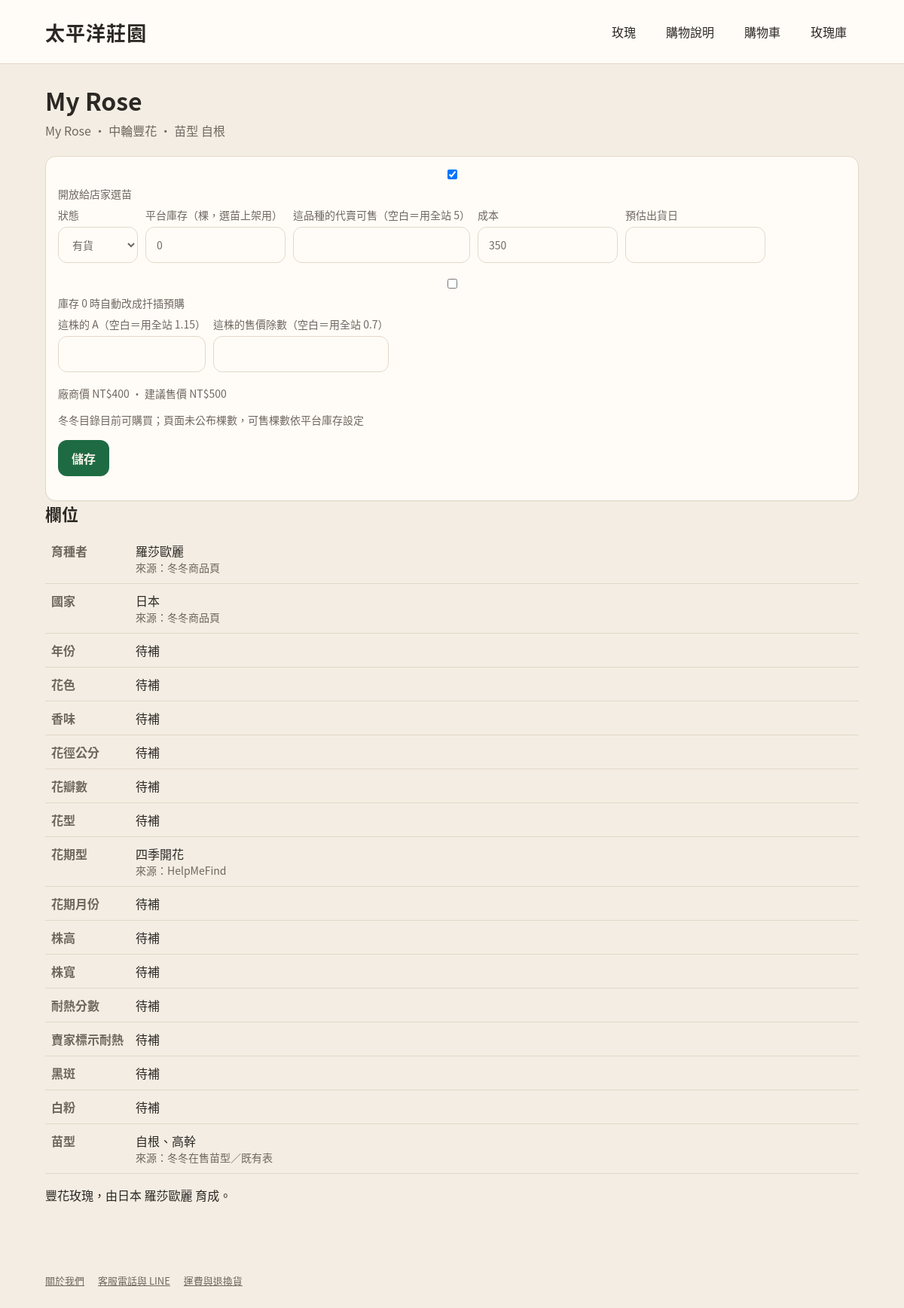
The app's page /garden/admin/rose/295 (signed in) with its own data.
### tables this page shows
CREATE TABLE rose_offers (
  id INTEGER PRIMARY KEY,
  variety_id INTEGER NOT NULL,
  supplier_sku TEXT NOT NULL UNIQUE,
  list_name TEXT NOT NULL,
  seedling TEXT NOT NULL DEFAULT '待補',
  cost_twd INTEGER,
  platform_stock INTEGER NOT NULL DEFAULT 0,
  offer_state TEXT NOT NULL DEFAULT '有貨',
  auto_preorder INTEGER NOT NULL DEFAULT 0,
  eta TEXT NOT NULL DEFAULT '',
  stock_note TEXT NOT NULL DEFAULT '',
  photo TEXT NOT NULL DEFAULT '',
  menu_label TEXT NOT NULL DEFAULT '',
  instock_at_import INTEGER NOT NULL DEFAULT 0,
  consigned_product_id INTEGER,
  FOREIGN KEY (variety_id) REFERENCES rose_varieties(id)
);

CREATE TABLE rose_varieties (
  id INTEGER PRIMARY KEY,
  variety_key TEXT NOT NULL UNIQUE,
  name_zh TEXT NOT NULL,
  name_orig TEXT NOT NULL DEFAULT '待補',
  aliases TEXT NOT NULL DEFAULT '待補',
  reg_name TEXT NOT NULL DEFAULT '待補',
  class_main TEXT NOT NULL DEFAULT '待補',
  class_intl TEXT NOT NULL DEFAULT '待補',
  ogr_class TEXT NOT NULL DEFAULT '待補',
  series TEXT NOT NULL DEFAULT '待補',
  breeder TEXT NOT NULL DEFAULT '待補',
  breeder_country TEXT NOT NULL DEFAULT '待補',
  year TEXT NOT NULL DEFAULT '待補',
  color_group TEXT NOT NULL DEFAULT '待補',
  color_desc TEXT NOT NULL DEFAULT '待補',
  fragrance TEXT NOT NULL DEFAULT '待補',
  scent_type TEXT NOT NULL DEFAULT '待補',
  flower_dia_cm TEXT NOT NULL DEFAULT '待補',
  flower_size TEXT NOT NULL DEFAULT '待補',
  petals TEXT NOT NULL DEFAULT '待補',
  doubleness TEXT NOT NULL DEFAULT '待補',
  form TEXT NOT NULL DEFAULT '待補',
  inflorescence TEXT NOT NULL DEFAULT '待補',
  bloom_habit TEXT NOT NULL DEFAULT '待補',
  bloom_months TEXT NOT NULL DEFAULT '待補',
  height_cm TEXT NOT NULL DEFAULT '待補',
  width_cm TEXT NOT NULL DEFAULT '待補',
  growth_habit TEXT NOT NULL DEFAULT '待補',
  disease_bs TEXT NOT NULL DEFAULT '待補',
  disease_pm TEXT NOT NULL DEFAULT '待補',
  heat_tw TEXT NOT NULL DEFAULT '待補',
  heat_flag TEXT NOT NULL DEFAULT '待補',
  shade TEXT NOT NULL DEFAULT '待補',
  usda_zone TEXT NOT NULL DEFAULT '待補',
  uses TEXT NOT NULL DEFAULT '待補',
  thorns TEXT NOT NULL DEFAULT '待補',
  awards TEXT NOT NULL DEFAULT '待補',
  pvr TEXT NOT NULL DEFAULT '待補',
  seedling_types TEXT NOT NULL DEFAULT '待補',
  description TEXT NOT NULL DEFAULT '',
  listed INTEGER NOT NULL DEFAULT 0,
  multiplier_a REAL,
  retail_divisor REAL,
  sources_json TEXT NOT NULL DEFAULT '{}',
  updated_at TEXT NOT NULL
, consign_stock INTEGER, legacy_id INTEGER);

CREATE TABLE settings (
  key TEXT PRIMARY KEY,
  value TEXT NOT NULL
);

### src/bootstrap.php (called while the page is built, shortened)
<?php
function garden_root(): string
{
    return dirname(__DIR__);
}
function garden_config(): array
{
    static $cfg = null;
    if (is_array($cfg)) {
        return $cfg;
    }
    $cfg = [
        'db' => garden_root() . '/data/garden.sqlite',
        'payment' => 'mock',
        'base_path' => '/garden',
        'phone' => '0937667917',
        'line' => '@a0937667917',
        'host' => 'seasideresort.com.tw',
    ];
    $cfg['payment'] = 'mock';
    return $cfg;
}
function db_path(): string
{
    return garden_config()['db'];
}
function base_path(): string
{
    $base = garden_config()['base_path'];
    $base = '/' . trim($base, '/');
    return $base === '/' ? '' : $base;
}
function url(string $path = '/'): string
{
    $path = '/' . ltrim($path, '/');
    $base = base_path();
    if ($path === '/') {
        return $base === '' ? '/' : $base . '/';
    }
    return $base . $path;
}
function db(): PDO
{
    static $pdo = null;
    if ($pdo instanceof PDO) {
        return $pdo;
    }
    $path = db_path();
    $pdo = new PDO('sqlite:' . $path, null, null, [
        PDO::ATTR_ERRMODE => PDO::ERRMODE_EXCEPTION,
        PDO::ATTR_DEFAULT_FETCH_MODE => PDO::FETCH_ASSOC,
    ]);
    $pdo->exec('PRAGMA foreign_keys = ON');
    ensure_schema($pdo);
    return $pdo;
}
function h(?string $value): string
{
    return htmlspecialchars((string) $value, ENT_QUOTES | ENT_SUBSTITUTE, 'UTF-8');
}
function money(int $n): string
{
    return 'NT$' . number_format($n);
}
function round10(float $n): int
{
    return (int) (round($n / 10) * 10);
}
function categories(): array
{
    return [
        ['code' => 'HT', 'name' => '大輪直立', 'group' => '玫瑰', 'blurb' => ''],
        ['code' => 'FL', 'name' => '中輪豐花', 'group' => '玫瑰', 'blurb' => ''],
        ['code' => 'MIN', 'name' => '迷你', 'group' => '玫瑰', 'blurb' => ''],
        ['code' => 'SHR', 'name' => '灌木', 'group' => '玫瑰', 'blurb' => '英國玫瑰以育種者辨認，歸在灌木。'],
        ['code' => 'GC', 'name' => '地被', 'group' => '玫瑰', 'blurb' => ''],
        ['code' => 'CL', 'name' => '小型藤本', 'group' => '玫瑰', 'blurb' => '枝條較短，適合拱門與柱子，一般約可爬 2–3 公尺。'],
        ['code' => 'RA', 'name' => '蔓性藤本', 'group' => '玫瑰', 'blurb' => '枝條長而軟，適合籬笆與棚架整片披覆。'],
        ['code' => 'OGR', 'name' => '古典玫瑰', 'group' => '玫瑰', 'blurb' => ''],
        ['code' => 'SP', 'name' => '原種', 'group' => '玫瑰', 'blurb' => ''],
        ['code' => 'RS', 'name' => '砧木與繁殖材料', 'group' => '砧木與繁殖材料', 'blurb' => ''],
    ];
}
function category_name(string $code): string
{
    foreach (categories() as $cat) {
        if ($cat['code'] === $code) {
            return $cat['name'];
        }
    }
    return $code === '' ? PENDING : $code;
}
function ensure_schema(PDO $pdo): void
{
    $defaults = [
        'multiplier_a' => '1.15',
        'retail_divisor' => '0.7',
        'round_to' => '10',
        'min_batch' => '1',
        'consign_stock_default' => '5',
    ];
    $ins = $pdo->prepare('INSERT OR IGNORE INTO settings (key, value) VALUES (?, ?)');
    foreach ($defaults as $k => $v) {
        $ins->execute([$k, $v]);
    }
    $cols = array_column($pdo->query('PRAGMA table_info(rose_varieties)')->fetchAll(), 'name');
    $pcols = array_column($pdo->query('PRAGMA table_info(products)')->fetchAll(), 'name');
    garden_add_column($pdo, 'products', 'ship_month', 'ship_month TEXT NOT NULL DEFAULT \'\'');
    garden_add_column($pdo, 'products', 'legacy_id', 'legacy_id INTEGER');
    garden_add_column($pdo, 'vendors', 'bank_name', 'bank_name TEXT NOT NULL DEFAULT \'\'');
    garden_add_column($pdo, 'vendors', 'bank_code', 'bank_code TEXT NOT NULL DEFAULT \'\'');
    garden_add_column($pdo, 'vendors', 'account_no', 'account_no TEXT NOT NULL DEFAULT \'\'');
    garden_add_column($pdo, 'vendors', 'account_name', 'account_name TEXT NOT NULL DEFAULT \'\'');
    garden_add_column($pdo, 'vendors', 'pay_days', 'pay_days INTEGER');
    garden_add_column($pdo, 'vendors', 'legacy_id', 'legacy_id INTEGER');
    garden_add_column($pdo, 'orders', 'buyer_name', 'buyer_name TEXT NOT NULL DEFAULT \'\'');
    garden_add_column($pdo, 'orders', 'buyer_phone', 'buyer_phone TEXT NOT NULL DEFAULT \'\'');
    garden_add_column($pdo, 'orders', 'buyer_address', 'buyer_address TEXT NOT NULL DEFAULT \'\'');
    garden_add_column($pdo, 'orders', 'pay_method', 'pay_method TEXT NOT NULL DEFAULT \'\'');
    garden_add_column($pdo, 'orders', 'pay_last5', 'pay_last5 TEXT NOT NULL DEFAULT \'\'');
    garden_add_column($pdo, 'orders', 'pay_deadline', 'pay_deadline TEXT NOT NULL DEFAULT \'\'');
    garden_add_column($pdo, 'orders', 'pay_status', 'pay_status TEXT NOT NULL DEFAULT \'\'');
    garden_add_column($pdo, 'orders', 'legacy_id', 'legacy_id INTEGER');
    garden_add_column($pdo, 'rose_varieties', 'legacy_id', 'legacy_id INTEGER');
}
function garden_add_column(PDO $pdo, string $table, string $column, string $definition): void
{
    $cols = array_column($pdo->query('PRAGMA table_info(' . $table . ')')->fetchAll(), 'name');
}
function setting(string $key): string
{
    $stmt = db()->prepare('SELECT value FROM settings WHERE key = ?');
    $stmt->execute([$key]);
    $v = $stmt->fetchColumn();
    return $v === false ? '' : (string) $v;
}
function current_user(): ?array
{
    return $_SESSION['user'] ?? null;
}
function offer_prices(array $offer, array $variety): array
{
    $cost = $offer['cost_twd'];
    $cost = (int) $cost;
    $a = $variety['multiplier_a'] !== null && $variety['multiplier_a'] !== ''
        ? (float) $variety['multiplier_a']
        : (float) setting('multiplier_a');
    $div = $variety['retail_divisor'] !== null && $variety['retail_divisor'] !== ''
        ? (float) $variety['retail_divisor']
        : (float) setting('retail_divisor');
    return [
        'cost' => $cost,
        'vendor' => round10($cost * $a),
        'retail' => round10($cost / $div),
    ];
}
function cart_items(): array
{
    return $_SESSION['cart'] ?? [];
}
function render(string $view, array $data = []): void
{
    $data['user'] = current_user();
    $data['cartCount'] = array_sum(cart_items());
    extract($data, EXTR_SKIP);
    include garden_root() . '/views/' . $view . '.php';
    include garden_root() . '/views/layout.php';
}

### views/admin_rose.php (the view, shortened to what this page needs)
<?php $prices = offer_prices($offer, $offer); ?>
<h1><?= h($offer['name_zh']) ?></h1>
<p class="lede"><?= h($offer['name_orig']) ?> · <?= h(category_name((string) $offer['class_main'])) ?> · 苗型 <?= h($offer['seedling']) ?></p>
<form method="post" action="<?= h(url('/admin/rose/' . (int) $offer['offer_id'])) ?>" class="card pad">
  <label class="f"><input type="checkbox" name="listed" value="1" <?= (int) $offer['listed'] === 1 ? 'checked' : '' ?>> 開放給店家選苗</label>
  <div class="filters">
    <label class="f">狀態
      <select name="offer_state">
        <?php foreach (['有貨','扦插預購','完售','停止'] as $st): ?>
          <option <?= $offer['offer_state'] === $st ? 'selected' : '' ?>><?= h($st) ?></option>
        <?php endforeach; ?>
      </select>
    </label>
    <label class="f">平台庫存（棵，選苗上架用）<input type="number" name="platform_stock" value="<?= (int) $offer['platform_stock'] ?>"></label>
    <label class="f">這品種的代賣可售（空白＝用全站 <?= h(setting('consign_stock_default')) ?>）
      <input type="number" name="consign_stock" min="0" value="<?= h((string) ($offer['consign_stock'] ?? '')) ?>">
    </label>
    <label class="f">成本<input type="number" name="cost_twd" value="<?= h((string) ($offer['cost_twd'] ?? '')) ?>"></label>
    <label class="f">預估出貨日<input type="text" name="eta" value="<?= h($offer['eta']) ?>"></label>
  </div>
  <label class="f"><input type="checkbox" name="auto_preorder" value="1" <?= (int) $offer['auto_preorder'] === 1 ? 'checked' : '' ?>> 庫存 0 時自動改成扦插預購</label>
  <div class="filters">
    <label class="f">這株的 A（空白＝用全站 <?= h(setting('multiplier_a')) ?>）
      <input type="text" name="multiplier_a" value="<?= h((string) ($offer['multiplier_a'] ?? '')) ?>">
    </label>
    <label class="f">這株的售價除數（空白＝用全站 <?= h(setting('retail_divisor')) ?>）
      <input type="text" name="retail_divisor" value="<?= h((string) ($offer['retail_divisor'] ?? '')) ?>">
    </label>
  </div>
  <p class="meta">
    廠商價 <?= $prices['vendor'] === null ? PENDING : money((int) $prices['vendor']) ?>
    · 建議售價 <?= $prices['retail'] === null ? PENDING : money((int) $prices['retail']) ?>
  </p>
  <p class="meta"><?= h($offer['stock_note']) ?></p>
  <p><button class="btn" type="submit">儲存</button></p>
</form>
<h2>欄位</h2>
<table class="specs">
  <?php
  $labels = [
    'breeder' => '育種者', 'breeder_country' => '國家', 'year' => '年份', 'color_group' => '花色',
    'fragrance' => '香味', 'flower_dia_cm' => '花徑公分', 'petals' => '花瓣數', 'form' => '花型',
    'bloom_habit' => '花期型', 'bloom_months' => '花期月份', 'height_cm' => '株高', 'width_cm' => '株寬',
    'heat_tw' => '耐熱分數', 'heat_flag' => '賣家標示耐熱', 'disease_bs' => '黑斑', 'disease_pm' => '白粉',
    'seedling_types' => '苗型',
  ];
  $sources = json_decode((string) ($offer['sources_json'] ?? '{}'), true) ?: [];
  foreach ($labels as $key => $label):
  ?>
    <tr>
      <th><?= h($label) ?></th>
      <td><?= h((string) ($offer[$key] ?? PENDING)) ?>
        <?php if (!empty($sources[$key]['src'])): ?><div class="meta">來源：<?= h($sources[$key]['src']) ?></div><?php endif; ?>
      </td>
    </tr>
  <?php endforeach; ?>
</table>
<p><?= h($offer['description']) ?></p>

### assets/app.css (style rules this page uses)
:root { --cream: #f3ede3; --paper: #fffcf7; --ink: #2c2824; --muted: #6f675f; --line: #e3d8c8; --green: #1e6b43; --green-dark: #154e32; --warn: #8a3e2a; --shadow: 0 1px 0 rgba(44, 40, 36, 0.04); --radius: 14px; --gap: 16px; font-family: "Noto Sans CJK TC", "Noto Sans TC", "PingFang TC", "Microsoft JhengHei", sans-serif; }
* { box-sizing: border-box; }
html, body { margin: 0; padding: 0; background: var(--cream); color: var(--ink); }
body { min-height: 100vh; }
button, input, select, textarea { font: inherit; color: inherit; }
h1 { font-size: 32px; line-height: 1.25; margin: 0 0 8px; font-weight: 700; }
h2 { font-size: 22px; margin: 0 0 12px; }
.lede { color: var(--muted); margin: 0 0 20px; font-size: 16px; line-height: 1.6; }
.card { background: var(--paper); border: 1px solid var(--line); border-radius: var(--radius); box-shadow: var(--shadow); overflow: hidden; }
.card .pad, .pad { padding: 14px 16px 16px; }
.meta { color: var(--muted); font-size: 14px; line-height: 1.5; }
.filters { display: flex; flex-wrap: wrap; gap: 10px; margin: 8px 0 18px; align-items: end; }
label.f { display: flex; flex-direction: column; gap: 6px; font-size: 14px; color: var(--muted); }
select, input[type="text"], input[type="password"], input[type="number"] { background: var(--paper); border: 1px solid var(--line); border-radius: 12px; padding: 12px 14px; min-height: 48px; }
.btn { display: inline-flex; align-items: center; justify-content: center; gap: 8px; background: var(--green); color: #f7f3ea; border: 0; border-radius: 12px; min-height: 48px; padding: 0 18px; text-decoration: none; font-weight: 700; cursor: pointer; }
.specs { width: 100%; border-collapse: collapse; }
.specs th, .specs td { text-align: left; padding: 10px 8px; border-bottom: 1px solid var(--line); vertical-align: top; }
.specs th { width: 7em; color: var(--muted); font-weight: 600; }

### records on screen
rose_offers: variety.name_zh "My Rose", variety.name_orig "My Rose", variety.class_main "中輪豐花", seedling "自根", platform_stock "0", cost_twd "350", stock_note "冬冬目錄目前可購買；頁面未公布棵數，可售棵數依平台庫存設定", variety.breeder "羅莎歐麗", variety.sources_json "冬冬商品頁", variety.breeder_country "日本", variety.year "待補", variety.color_group "待補", variety.fragrance "待補", variety.flower_dia_cm "待補", variety.petals "待補", variety.form "待補", variety.bloom_habit "四季開花", variety.sources_json "HelpMeFind", variety.bloom_months "待補", variety.height_cm "待補", variety.width_cm "待補", variety.heat_tw "待補", variety.heat_flag "待補", variety.disease_bs "待補", variety.disease_pm "待補", variety.seedling_types "自根、高幹", variety.sources_json "冬冬在售苗型／既有表", variety.description "豐花玫瑰，由日本 羅莎歐麗 育成。"
rose_varieties: listed "☑"
settings: value "5"
settings: value "1.15"
settings: value "0.7"

### other values on screen
money((int) $prices['vendor']) "NT$400"
money((int) $prices['retail']) "NT$500"
$label "育種者"
$label "國家"
$label "年份"
$label "花色"
$label "香味"
$label "花徑公分"
$label "花瓣數"
$label "花型"
$label "花期型"
$label "花期月份"
$label "株高"
$label "株寬"
$label "耐熱分數"
